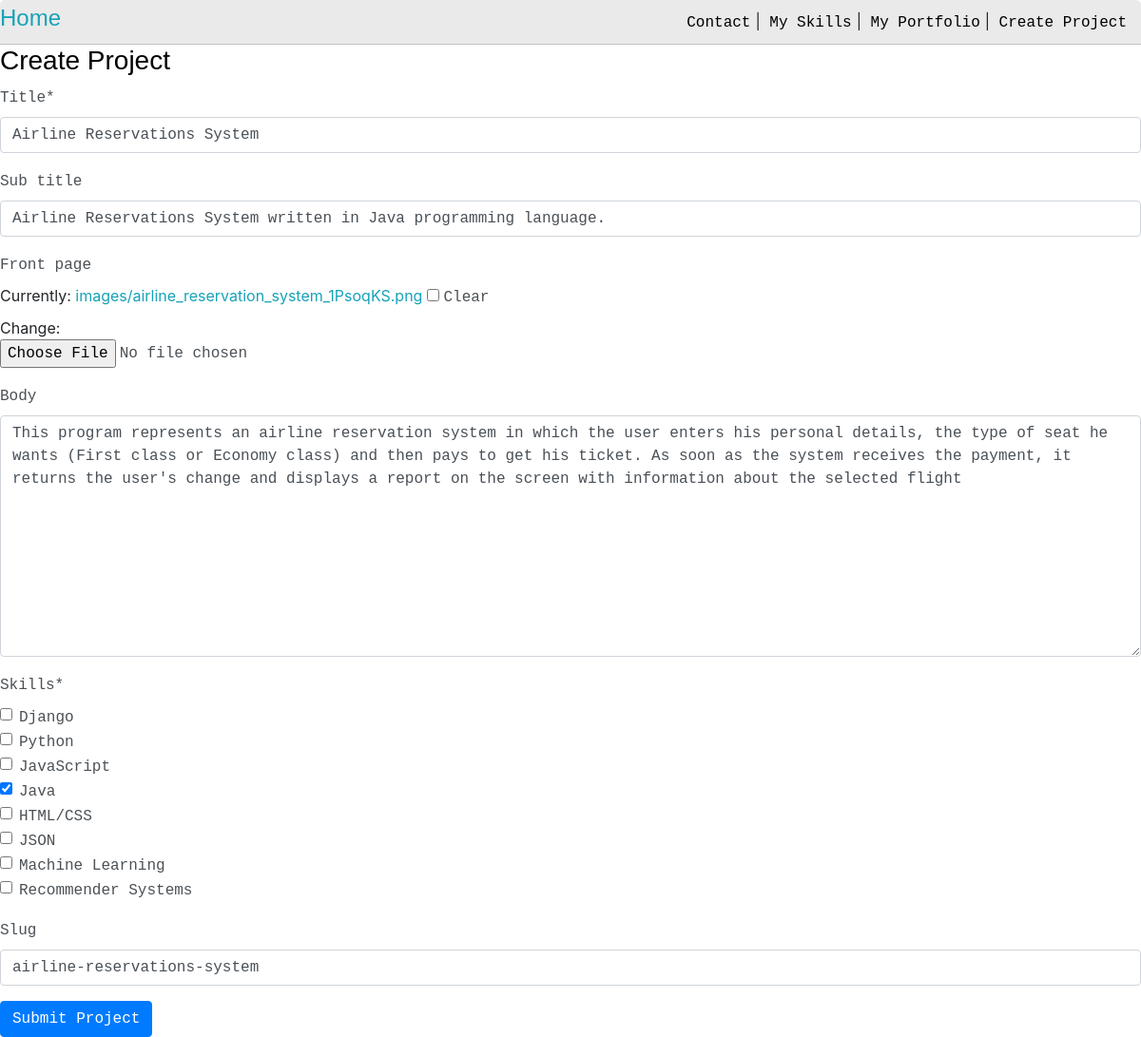
/update_post/airline-reservations-system/ (signed in), run on the app's committed database.
### project/models.py (models this page shows, shortened)
class Project(models.Model):
	title = models.CharField(max_length=200)
	sub_title = models.CharField(max_length=200, null=True, blank=True)
	front_page = models.ImageField(null=True, blank=True, upload_to="images", default="images/broken-image.png")
	body = models.TextField(null=True, blank=True)
	created = models.DateTimeField(auto_now_add=True)
	skills = models.ManyToManyField(Skill, null=True)
	slug = models.SlugField(null=True, blank=True)

### project/views.py (the view)
# urls.py: path('update_post/<slug:slug>/', views.updatePost, name="update_post"),
@login_required(login_url="home")
def updatePost(request, slug):
    post = Project.objects.get(slug=slug)
    form = PostForm(instance=post)
    if request.method =='POST':
        form = PostForm(request.POST, request.FILES, instance=post)
        if form.is_valid():
            form.save()
        return redirect('posts')
    context = {'form':form}
    return render(request, 'project/post_form.html', context)

### project/forms.py
class PostForm(ModelForm):
	class Meta:
		model = Project
		fields = '__all__'
		widgets = {
			'skills':forms.CheckboxSelectMultiple(), # multiple checkboxes in Tags
		}

### project/models.py (called while the page is built)
    def __str__(self):
        return self.name

### project/templates/project/post_form.html (shortened to what this page needs)
{% extends 'project/base.html' %}
{% load static %}
{% load crispy_forms_tags %}
{% block content %}
<div class="main-container">
    <h3>Create Project</h3>
    <form action="" method="POST" enctype="multipart/form-data">
        {{form|crispy}}
        <input class="btn btn-primary" type="submit" value="Submit Project">
    </form>
</div>
{% endblock %}

### static/css/styles.css (style rules this page uses)
:root { --mainColor:#eaeaea; --secondaryColor:#fff; --borderColor:#c1c1c1; --mainText:black; --secondaryText:#4b5156; --themeDotBorder:#24292e; --previewBg:#AAFF00; --buttonColor:black; }
html, body { padding: 0; margin: 0; scroll-behavior: smooth; }
body * { transition: 0.3s; }
h1, h2, h3, h4, h5, h6, strong { color: black; font-family: 'Russo One', sans-serif; font-weight: 500; }
p, li, span, label, input, textarea { color: var(--secondaryText); font-family: 'Roboto Mono', monospace; }
a { text-decoration: none; color:#17a2b8; }
h3 { font-size: 28px; }
.main-container { width: 1200px; margin: 0 auto; }

### data on the page
Project: title "Airline Reservations System", sub_title "Airline Reservations System written in Java programming language.", body "This program represents an airline reservation system in which the user enters his personal details, the type of seat he wants (First class or Economy class) and then pays to get his ticket. As soon as the system receives the payment, it returns the user's change and displays a report on the screen with information about the selected flight", slug "airline-reservations-system"
